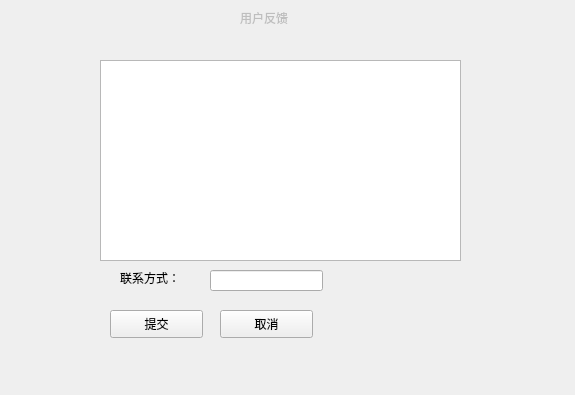
<?xml version="1.0" encoding="UTF-8"?>
<ui version="4.0">
 <class>Advice</class>
 <widget class="QWidget" name="Advice">
  <property name="geometry">
   <rect>
    <x>0</x>
    <y>0</y>
    <width>575</width>
    <height>395</height>
   </rect>
  </property>
  <property name="windowTitle">
   <string>Form</string>
  </property>
  <widget class="QLabel" name="label">
   <property name="enabled">
    <bool>false</bool>
   </property>
   <property name="geometry">
    <rect>
     <x>240</x>
     <y>10</y>
     <width>72</width>
     <height>15</height>
    </rect>
   </property>
   <property name="text">
    <string>用户反馈</string>
   </property>
  </widget>
  <widget class="QTextEdit" name="textEdit">
   <property name="geometry">
    <rect>
     <x>100</x>
     <y>60</y>
     <width>361</width>
     <height>201</height>
    </rect>
   </property>
  </widget>
  <widget class="QLabel" name="label_2">
   <property name="geometry">
    <rect>
     <x>120</x>
     <y>270</y>
     <width>72</width>
     <height>15</height>
    </rect>
   </property>
   <property name="text">
    <string>联系方式：</string>
   </property>
  </widget>
  <widget class="QLineEdit" name="lineEdit">
   <property name="geometry">
    <rect>
     <x>210</x>
     <y>270</y>
     <width>113</width>
     <height>21</height>
    </rect>
   </property>
  </widget>
  <widget class="QPushButton" name="upButton">
   <property name="geometry">
    <rect>
     <x>110</x>
     <y>310</y>
     <width>93</width>
     <height>28</height>
    </rect>
   </property>
   <property name="text">
    <string>提交</string>
   </property>
  </widget>
  <widget class="QPushButton" name="cancelButton">
   <property name="geometry">
    <rect>
     <x>220</x>
     <y>310</y>
     <width>93</width>
     <height>28</height>
    </rect>
   </property>
   <property name="text">
    <string>取消</string>
   </property>
  </widget>
 </widget>
 <resources/>
 <connections>
  <connection>
   <sender>cancelButton</sender>
   <signal>clicked()</signal>
   <receiver>Advice</receiver>
   <slot>close()</slot>
   <hints>
    <hint type="sourcelabel">
     <x>266</x>
     <y>323</y>
    </hint>
    <hint type="destinationlabel">
     <x>287</x>
     <y>197</y>
    </hint>
   </hints>
  </connection>
 </connections>
</ui>
